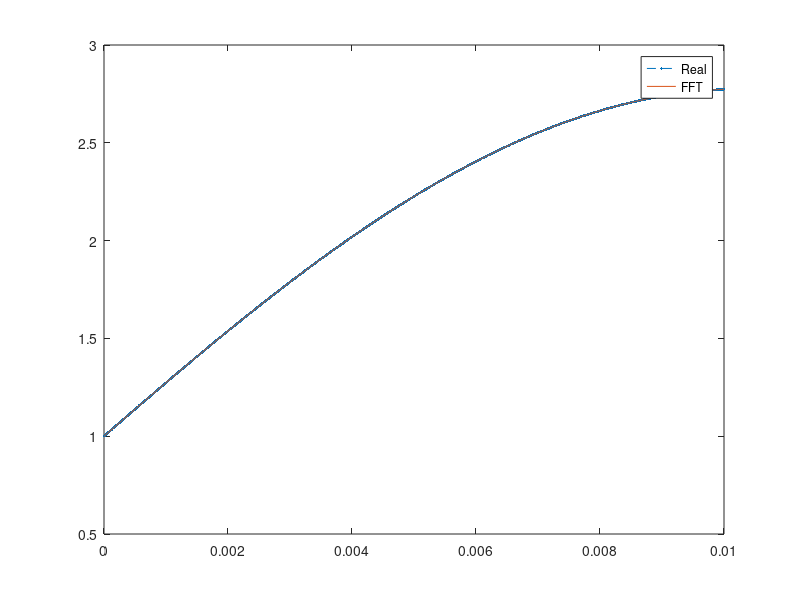

Recreate this plot in MATLAB.

% Learning how to use FFT
%
% James O'Connell 9th March 2019

clear;
close all;
clc;

n = 1024;
x = linspace(0,0.01,n);

f = cos(2*pi*10*x)+2*sin(2*pi*22*x);

ff = fft(f);
estf = ifft(ff);
ff = ff/n;
% ff = ff(1:n/2+1);
% ff(2:end-1) = 2*ff(2:end-1);

phase = angle(ff);

a = (n-1)/(max(x)-min(x));

k = 1:n;

% freqs = a*x.*(k-1)/n;
freqs = 1/(x(2)-x(1))*(0:(n-1))/n;

freqs = freqs(1:length(ff));

% plot(freqs,abs(ff));
% xlim([0,10]);
% ffshift = [ff(1:n/2),fliplr(ff(2:(n/2+1)))];
% fff = (ff');
% freqss = freqs';
% phase = phase';
% fff = repmat(fff,1,length(x));
% freqss = repmat(freqss,1,length(x));
% phase = repmat(phase,1,length(x));
% xx = repmat(x,size(fff,1),1);
% data = fff.*(cos(2*pi*freqss.*xx-phase)+1i*sin(2*pi*freqss.*xx-phase));
% data = sum(data,1);

for j = 1:length(x)
    
    xx = x(j);
    
%     ff = ff.*(abs(ff)>0.1);
%     phase = phase.*(abs(ff)>0.1);
    
    data(j) = sum(abs(ff).*cos(2*pi*freqs*xx+phase));
    data(j) = sum((ff).*exp(2*pi*1i*freqs*xx));
    
end



figure;
plot(x,f,'.--');
hold on
plot(x,data,'-');
% plot(x,estf,'--');
legend('Real','FFT','IFFT');